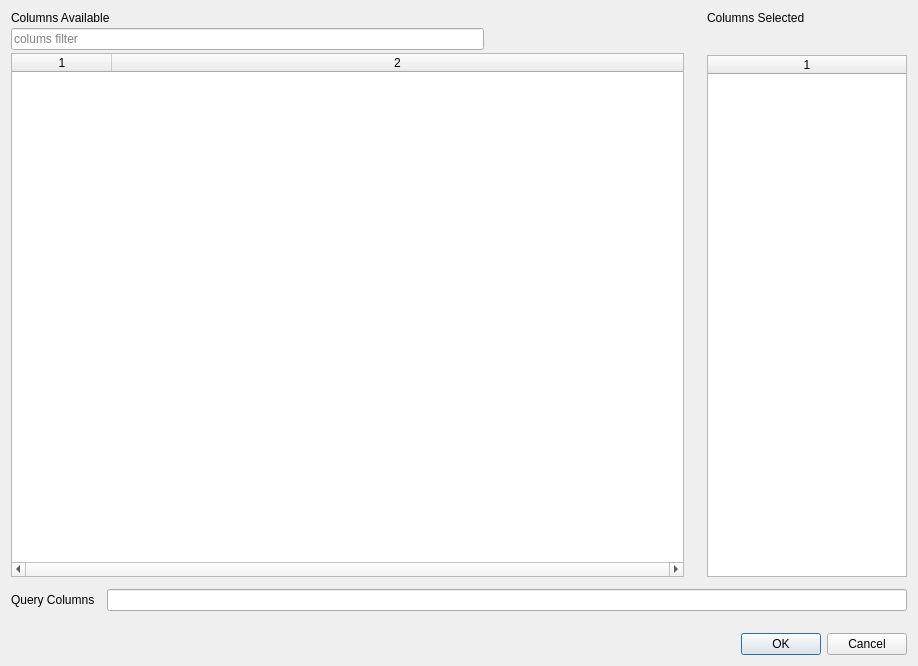
<?xml version="1.0" encoding="UTF-8"?>
<ui version="4.0">
 <class>Dialog</class>
 <widget class="QDialog" name="Dialog">
  <property name="geometry">
   <rect>
    <x>0</x>
    <y>0</y>
    <width>918</width>
    <height>666</height>
   </rect>
  </property>
  <property name="windowTitle">
   <string>Query Columns Selection</string>
  </property>
  <layout class="QGridLayout" name="gridLayout">
   <item row="0" column="0" colspan="2">
    <layout class="QVBoxLayout" name="verticalLayout_3">
     <property name="spacing">
      <number>12</number>
     </property>
     <property name="sizeConstraint">
      <enum>QLayout::SizeConstraint::SetDefaultConstraint</enum>
     </property>
     <item>
      <layout class="QHBoxLayout" name="horizontalLayout">
       <property name="spacing">
        <number>3</number>
       </property>
       <item>
        <layout class="QVBoxLayout" name="verticalLayout">
         <item>
          <widget class="QLabel" name="label_3">
           <property name="text">
            <string>Columns Available</string>
           </property>
          </widget>
         </item>
         <item>
          <layout class="QHBoxLayout" name="horizontalLayout_6">
           <item>
            <widget class="QLineEdit" name="filter_avail">
             <property name="placeholderText">
              <string>colums filter</string>
             </property>
            </widget>
           </item>
           <item>
            <spacer name="horizontalSpacer_2">
             <property name="orientation">
              <enum>Qt::Orientation::Horizontal</enum>
             </property>
             <property name="sizeType">
              <enum>QSizePolicy::Policy::Minimum</enum>
             </property>
             <property name="sizeHint" stdset="0">
              <size>
               <width>200</width>
               <height>20</height>
              </size>
             </property>
            </spacer>
           </item>
          </layout>
         </item>
         <item>
          <widget class="QTableWidget" name="columns_avail">
           <property name="accessibleName">
            <string/>
           </property>
           <property name="horizontalScrollBarPolicy">
            <enum>Qt::ScrollBarPolicy::ScrollBarAlwaysOn</enum>
           </property>
           <property name="editTriggers">
            <set>QAbstractItemView::EditTrigger::NoEditTriggers</set>
           </property>
           <property name="dragDropMode">
            <enum>QAbstractItemView::DragDropMode::DragOnly</enum>
           </property>
           <property name="selectionMode">
            <enum>QAbstractItemView::SelectionMode::SingleSelection</enum>
           </property>
           <property name="selectionBehavior">
            <enum>QAbstractItemView::SelectionBehavior::SelectRows</enum>
           </property>
           <property name="columnCount">
            <number>2</number>
           </property>
           <attribute name="horizontalHeaderVisible">
            <bool>true</bool>
           </attribute>
           <attribute name="horizontalHeaderStretchLastSection">
            <bool>true</bool>
           </attribute>
           <attribute name="verticalHeaderVisible">
            <bool>false</bool>
           </attribute>
           <column/>
           <column/>
          </widget>
         </item>
        </layout>
       </item>
       <item>
        <spacer name="verticalSpacer">
         <property name="orientation">
          <enum>Qt::Orientation::Vertical</enum>
         </property>
         <property name="sizeHint" stdset="0">
          <size>
           <width>20</width>
           <height>40</height>
          </size>
         </property>
        </spacer>
       </item>
       <item>
        <layout class="QVBoxLayout" name="verticalLayout_2">
         <property name="spacing">
          <number>6</number>
         </property>
         <item>
          <widget class="QLabel" name="label_4">
           <property name="text">
            <string>Columns Selected</string>
           </property>
          </widget>
         </item>
         <item>
          <spacer name="verticalSpacer_2">
           <property name="orientation">
            <enum>Qt::Orientation::Vertical</enum>
           </property>
           <property name="sizeType">
            <enum>QSizePolicy::Policy::Minimum</enum>
           </property>
           <property name="sizeHint" stdset="0">
            <size>
             <width>20</width>
             <height>24</height>
            </size>
           </property>
          </spacer>
         </item>
         <item>
          <widget class="QTableWidget" name="columns_selected">
           <property name="sizePolicy">
            <sizepolicy hsizetype="Expanding" vsizetype="Expanding">
             <horstretch>0</horstretch>
             <verstretch>0</verstretch>
            </sizepolicy>
           </property>
           <property name="maximumSize">
            <size>
             <width>200</width>
             <height>16777215</height>
            </size>
           </property>
           <property name="accessibleName">
            <string/>
           </property>
           <property name="dragDropMode">
            <enum>QAbstractItemView::DragDropMode::InternalMove</enum>
           </property>
           <property name="selectionMode">
            <enum>QAbstractItemView::SelectionMode::SingleSelection</enum>
           </property>
           <property name="columnCount">
            <number>1</number>
           </property>
           <attribute name="horizontalHeaderStretchLastSection">
            <bool>true</bool>
           </attribute>
           <attribute name="verticalHeaderVisible">
            <bool>false</bool>
           </attribute>
           <attribute name="verticalHeaderHighlightSections">
            <bool>false</bool>
           </attribute>
           <column/>
          </widget>
         </item>
        </layout>
       </item>
      </layout>
     </item>
     <item>
      <layout class="QHBoxLayout" name="horizontalLayout_2">
       <property name="bottomMargin">
        <number>10</number>
       </property>
       <item>
        <widget class="QLabel" name="label_result">
         <property name="text">
          <string>Query Columns</string>
         </property>
        </widget>
       </item>
       <item>
        <widget class="QLineEdit" name="columns_result">
         <property name="accessibleName">
          <string/>
         </property>
        </widget>
       </item>
      </layout>
     </item>
     <item>
      <widget class="QDialogButtonBox" name="buttonBox">
       <property name="orientation">
        <enum>Qt::Orientation::Horizontal</enum>
       </property>
       <property name="standardButtons">
        <set>QDialogButtonBox::StandardButton::Cancel|QDialogButtonBox::StandardButton::Ok</set>
       </property>
      </widget>
     </item>
    </layout>
   </item>
  </layout>
 </widget>
 <resources/>
 <connections>
  <connection>
   <sender>buttonBox</sender>
   <signal>accepted()</signal>
   <receiver>Dialog</receiver>
   <slot>accept()</slot>
   <hints>
    <hint type="sourcelabel">
     <x>248</x>
     <y>254</y>
    </hint>
    <hint type="destinationlabel">
     <x>157</x>
     <y>274</y>
    </hint>
   </hints>
  </connection>
  <connection>
   <sender>buttonBox</sender>
   <signal>rejected()</signal>
   <receiver>Dialog</receiver>
   <slot>reject()</slot>
   <hints>
    <hint type="sourcelabel">
     <x>316</x>
     <y>260</y>
    </hint>
    <hint type="destinationlabel">
     <x>286</x>
     <y>274</y>
    </hint>
   </hints>
  </connection>
 </connections>
</ui>
